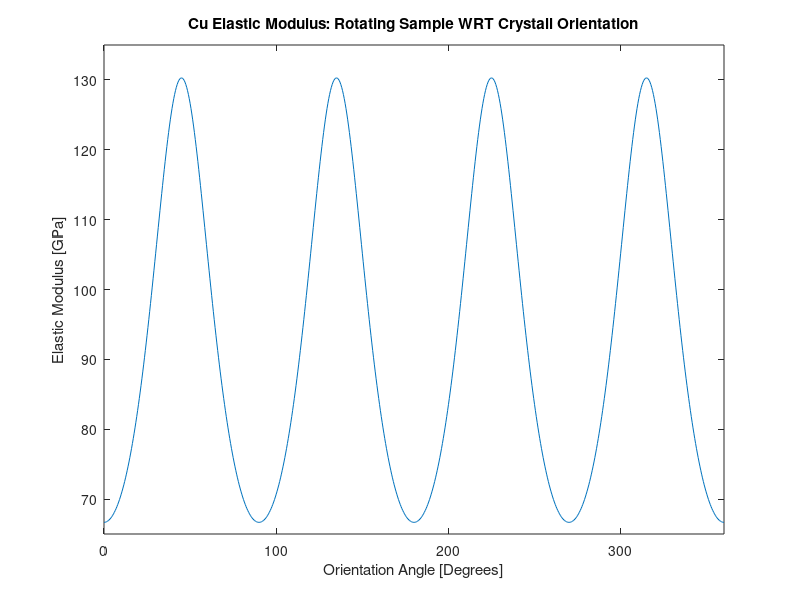

Write the MATLAB code that produced this figure.
%Written For: Plots the effective young's modulus for HW problem 6.2.b
%Written by: Justin Clough
%Written on: 11/06/2016

clc
clear
close all

a = 15;
b = 0.7;

n_Init = 0;
n_Fin = 360;
dn = 0.5;

for i = n_Init+1:(n_Init+1+n_Fin/dn)
    deg(i) = n_Init+(i-1)*dn; 
    C=cosd(deg(i));
    S=sind(deg(i));
    
    E(i) = (a*(C^4+S^4)+S^2*C^2*b)^-1*10^3;
end

plot(deg, E)
title('Cu Elastic Modulus: Rotating Sample WRT Crystall Orientation')
xlabel('Orientation Angle [Degrees]')
ylabel('Elastic Modulus [GPa]')
axis([0 360 65 135])
